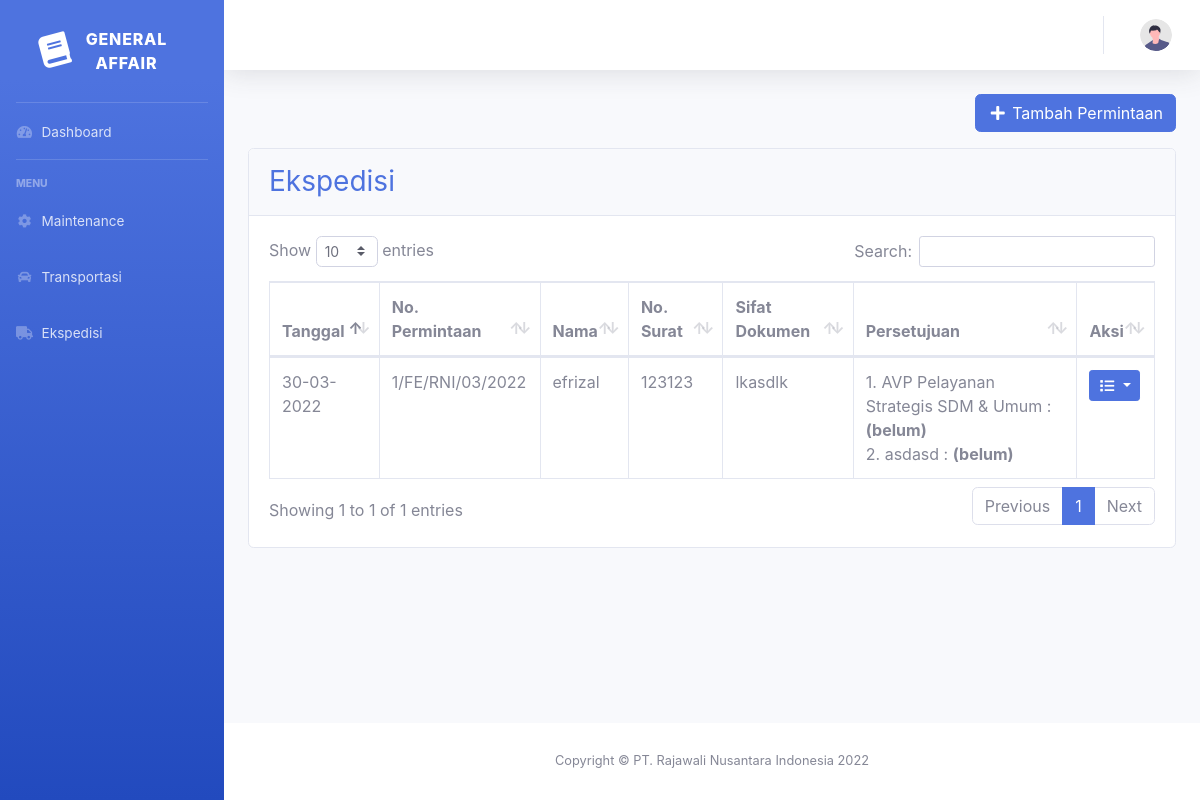
Before: /index.php/admin/pEkspedisi with the older database file.
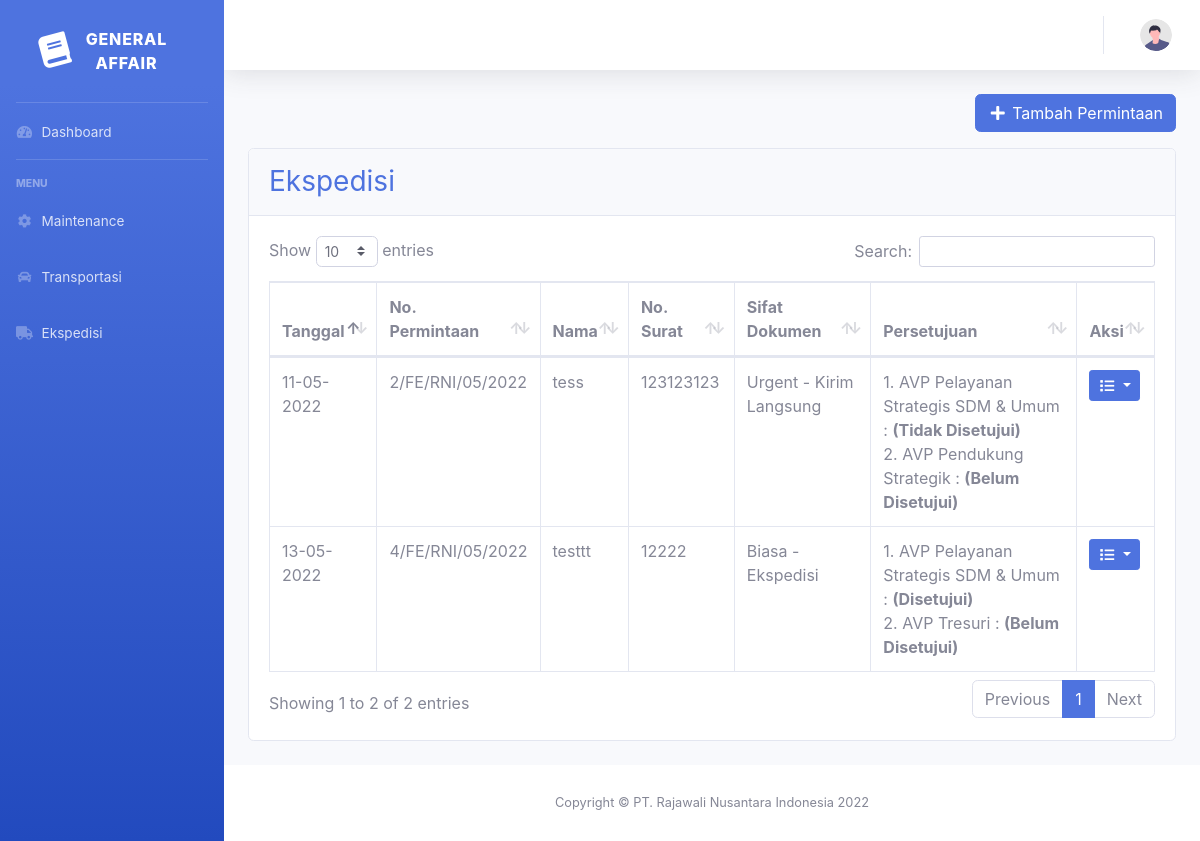
After: the same page with the newer database file.
### tables this page shows
CREATE TABLE `ekspedisi` (
  `id` int(11) NOT NULL,
  `nama` varchar(255) NOT NULL,
  `tujuan` varchar(255) NOT NULL,
  `sifat` varchar(100) NOT NULL,
  `no_resi` int(11) NOT NULL,
  `divisi` varchar(100) NOT NULL,
  `pemeriksa` varchar(100) NOT NULL,
  `tgl_surat` date NOT NULL,
  `tgl_diterima` date NOT NULL,
  `no_surat` int(11) NOT NULL,
  `user_id` int(11) NOT NULL,
  `ttd_avp` varchar(100) NOT NULL,
  `ttd_pemeriksa` varchar(100) NOT NULL,
  `catatan` varchar(255) NOT NULL,
  `file` varchar(255) NOT NULL
);

### application/controllers/Admin.php (called while the page is built, shortened)
<?php
class Admin extends CI_Controller
{
    var $role_id, $role;
    public function __construct()
    {
        $this->load->model('Maintenance_model');
        $this->load->model('Ekspedisi_model');
        $this->load->model('Approval_model');
        $this->load->model('User_model');
        $this->load->model('Transportasi_model');
        $this->load->model('Mobil_model');
        $this->role_id = $this->session->userdata('role_id');
        if ($this->role_id == 1) {
            $this->role = 'admin';
        } elseif ($this->role == 2) {
            $this->role = 'pemeriksa';
        } elseif ($this->role == 3) {
            $this->role = 'staff';
        } else {
            $this->role = 'umum';
        }
    }
    public function pEkspedisi()
    {
        $data['title'] = "Ekspedisi";
        $data['data'] = $this->Ekspedisi_model->selectEkspedisi();
        $data['role_id'] = $this->role_id;
        $data['role'] = $this->role;
        $data['user'] = $this->db->get_where('user', ['nip' => $this->session->userdata('nip')])->row_array();
        $this->load->view('templates/header', $data);
        $this->load->view('templates/sidebar', $data);
        $this->load->view('templates/topbar', $data);
        $this->load->view('permintaan/ekspedisi', $data);
        $this->load->view('templates/footer');
    }
}

### index.php (called while the page is built, shortened)
<?php
require_once BASEPATH.'core/CodeIgniter.php';

### application/models/Ekspedisi_model.php (called while the page is built, shortened)
<?php
class Ekspedisi_model extends CI_Model
{
    public function selectEkspedisi()
    {
        return $this->db->get("ekspedisi")->result_array();
    }
}

### application/views/permintaan/ekspedisi.php (the view, shortened to what this page needs)
<div class="container-fluid">
    <div class="row">
        <div class="col-sm-4">
        </div>
        <div class="col my-auto">
            <a class="float-right btn btn btn-primary mb-3" type="button" href="<?= base_url('admin/eTambah') ?>">
                <i class="fas fa-fw fa-plus"></i> Tambah Permintaan
            </a>
        </div>
    </div>
    <div class="card mb-4">
        <div class="card-header py-3">
            <h3 class="m-0 text-primary">Ekspedisi</h3>
        </div>
        <div class="card-body">
            <div class="table-responsive">
                <table class="table table-bordered" id="dataTable" width="100%" cellspacing="0">
                    <thead>
                        <tr>
                            <th>Tanggal</th>
                            <th>No. Permintaan</th>
                            <th>Nama</th>
                            <th>No. Surat</th>
                            <th>Sifat Dokumen</th>
                            <th>Persetujuan</th>
                            <th>Aksi</th>
                        </tr>
                    </thead>
                    <tbody>
                        <?php
                        foreach ($data as $row) {
                            $tanggal = date_create($row['tgl_surat']);
                        ?>
                            <tr>
                                <td><?= date_format($tanggal, "d-m-Y") ?></td>
                                <td><?= $row['id'] ?>/FE/RNI/<?= date_format($tanggal, "m/Y") ?></td>
                                <td><?= $row['nama'] ?></td>
                                <td><?= $row['no_surat'] ?></td>
                                <td><?= $row['sifat'] ?></td>
                                <td>1. AVP Pelayanan Strategis SDM & Umum : <b>(<?= $row['ttd_avp'] ?>)</b>
                                    <br>
                                    2. <?= $row['pemeriksa'] ?> : <b>(<?= $row['ttd_pemeriksa'] ?>)</b>
                                </td>
                                <td>
                                    <div class="dropdown">
                                        <button class="btn btn-primary btn-sm dropdown-toggle" type="button" id="aksi" data-toggle="dropdown" aria-expanded="false">
                                            <i class="fas fa-fw fa-list"></i>
                                        </button>
                                    </div>
                                </td>
                            </tr>
                        <?php
                        }
                        ?>
                    </tbody>
                </table>
            </div>
        </div>
    </div>
</div>
</div>

Changed rows visible on the page:
removed ekspedisi: tgl_surat "30-03-2022", id "1", tgl_surat "03/2022", nama "efrizal", no_surat "123123", sifat "lkasdlk", ttd_avp "belum", pemeriksa "asdasd", ttd_pemeriksa "belum"
added ekspedisi: tgl_surat "11-05-2022", id "2", tgl_surat "05/2022", nama "tess", no_surat "123123123", sifat "Urgent - Kirim Langsung", ttd_avp "Tidak Disetujui", pemeriksa "AVP Pendukung Strategik", ttd_pemeriksa "Belum Disetujui"
added ekspedisi: tgl_surat "13-05-2022", id "4", tgl_surat "05/2022", nama "testtt", no_surat "12222", sifat "Biasa - Ekspedisi", ttd_avp "Disetujui", pemeriksa "AVP Tresuri", ttd_pemeriksa "Belum Disetujui"
Other visible differences:
text written by a page script: "Show entries Search: Showing 1 to 1 of 1 entries Previous 1 Next" → "Show entries Search: Showing 1 to 2 of 2 entries Previous 1 Next"
